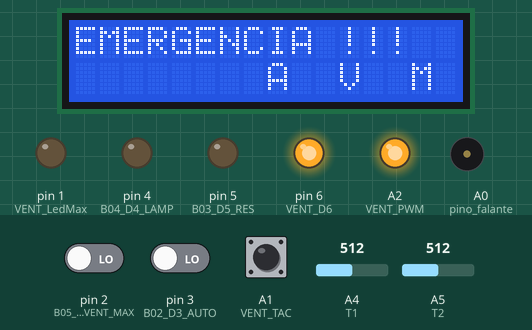
This sketch was run on a simulated Arduino Uno, built with avr-gcc and run on an emulated ATmega328P. Shown: 16×2 character LCD, output pins drawn as LEDs (lit = HIGH), buzzer (waves = sounding). Inputs (shaded band) come from the test bench; at power-on: A5 (T2) = 512, A4 (T1) = 512, pin 3 (B02_D3_AUTO) LOW, pin 2 (B05_D2_VENT_MAX) LOW, A1 (VENT_TAC) HIGH.

Above: at 3.7 s.
3.8 s: A5 (T2) set to 93
7.2 s: A5 (T2) set to 77
At 11.0 s:
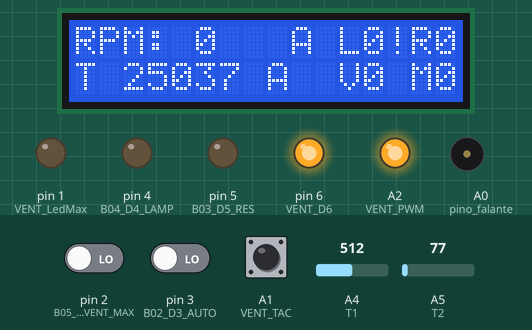
18.6 s: A5 (T2) set to 122
At 20.6 s:
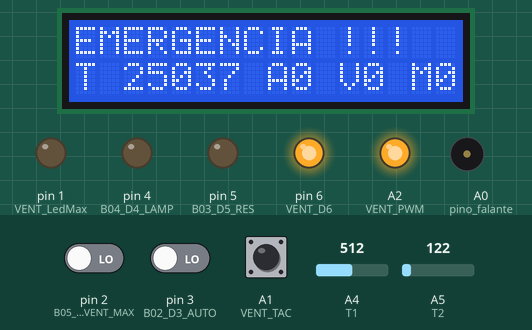
20.7 s: A4 (T1) set to 716
At 23.6 s:
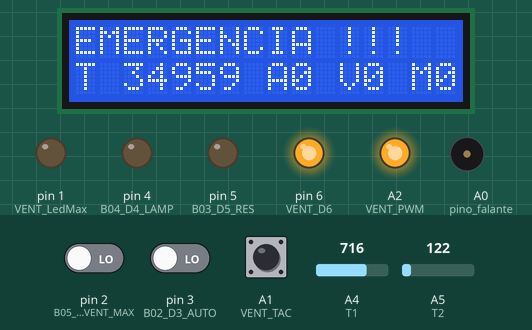
23.8 s: A4 (T1) set to 900
At 28.53 s:
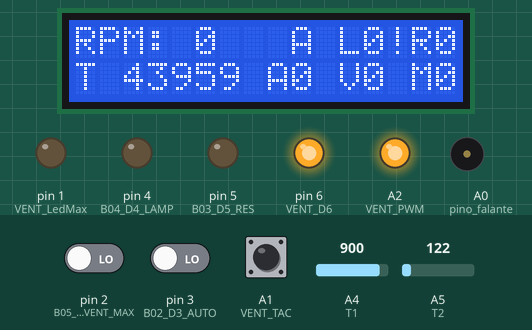
29.8 s: pin 3 (B02_D3_AUTO) driven HIGH
At 40.1 s:
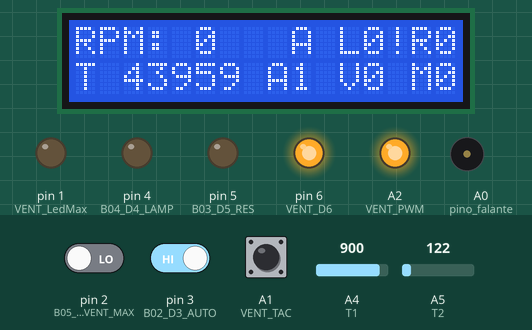
Timing chart, 0 to 41.9 s (numbered marks = the images above; inputs shaded):
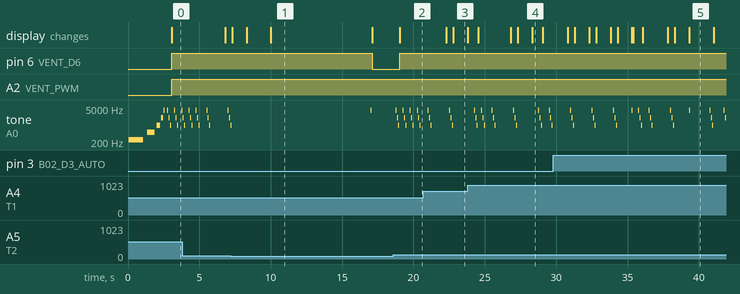

The sketch:

plantaDidaticaTeste.ino
```cpp
// ERROS
// ESTÁ TRAVANDO EM ALGUM MOMENTO, COM AS CARGAS LIGADAS.
// Só pode desligar o ventilador quando a carga estiver desligada, pois fica travado durante alguns segundos.
// Fazer um sistema de monitoramento de emergência. Está travando com a resistência ligada.

//Incluindo a Biblioteca
#include <LiquidCrystal.h>

/*
Título:  PLANTA DIDÁTICA DE TEMPERATURA
Autor:  Renato Menezes Portugal
*/

/* 00. ESTRUTURA FÍSICA
----------------------------------------
|            Led01 [Ligado]            |
|----------  Led02 [Auto]              |
||B4|B2|B5|  Led03 [Resistência]       |
||B3|B1|B6|  Led04 [Ventilador Ligado] |
|----------  Led05 [Ventilador Máximo] |
|            Led06 [Alarme]            |
----------------------------------------

---Operação-----------------------------
Após alimentar com 110vac, +5vdc, +12vdc, liga com o Botão B1, aciona o Led01.

---Observações--------------------------
Sem uma fonte adequada, a diferença da leitura da temperatura pode chegar a 5°C.

---BOTOES
B1 - ON
     Alimenta o sistema com 5v.
B2 - AUTOMÁTICO
     Inicia o controle automático
B3 - RESISTÊNCIA
     MANUAL - Liga a resistência (110vac). Cuidado com o sobreaquecimento.
B4 - LAMPADA
     MANUAL - Liga a lâmpada (110vac).
B5 - VENTILADOR VELOCIDADE MAXIMA
     AUTO - Quando em modo automático, aciona a entrada no arduino fazendo com que a velocidade esteja
     sempre na máxima.
B6 - VETILADOR LIGAR
     MANUAL - Aciona manualmente o ventilador (já na velocidade máxima)

---LEDS                      - Ligado na        - RESISTOR  - TIPO
ON                           - CARGA (5v)       - 330 Ohms  -
AUTO                         - CARGA (5v)       - 220 Ohms  - ENTRADA do Arduino
RESISTENCIA                  - CARGA (110 VAC)  - 100K Ohms -
VENTILADOR ON                - CARGA (12v)      - 800 Ohms  -
VENTILADOR VELOCiDADE MAXIMA - CARGA (5v)       - 220 Ohms  - ENTRADA do Arduino
ALARME                       - CARGA (5v)       - 220 Ohms  - SAÍDA do Arduino

---VENTILADOR
CORES    - SIGLA   - PINO -
Azul     - VENT_TAC - A1   - Arduino Recebe pulsos do Ventilador
Amarelo  - VENT_PWM - A2   - Arduino Envia PWM ao Ventilador
Vermelho - FanPos  - --   - Recebe 12v do MOC
Preto    - FanNeg  - --   - Ligado ao Terra

---RESISTENCIA 110v
Arduino - I/O   - Botão
D5      - saida - B3

---LAMPADA 110v
Arduino - I/O   - Botão
D4      - saida - B4

---TERMOMETRO 1   - LAMP
Arduino - I/O
A4      - entrada

---TERMOMETRO 2 - RESISTENCIA
Arduino - I/O
A5      - entrada

---ALARME
Arduino - I/O
A0      - saida

00.1 - Ligação Física
---LCD
Arduino	LCD
D13		RS
D12		E
D11		DB4
D10		DB5
D09		DB6
D08		DB7

Ligar:
RW no GND
V0 -> 220 Ohm -> GND
VDD -> 5v
VSS -> GND

---Alarme
A0 -> Alarme


REGRAS DE FUNCIONAMENTO
1. Temos um sério problema de atraso de leitura entre o aquecimento e o valor do LM35.
Para resolver limitaremos o acionamento da resistência por 3 segundos, e só ligará novamente com a autorização da leitura do termômetro.

2.Antes de iniciar as operações deverá passar por uma rotina de testes.
*/

/* 01. LEITURA DOS SENSORES E BOTOES */
//LCD
int RS = 13;
int E = 12;
int DB4 = 11;
int DB5 = 10;
int DB6 = 9;
int DB7 = 8;
LiquidCrystal lcd(RS, E, DB4, DB5, DB6, DB7);

/* TERMOMETRO 1 - LAMP*/
const int T1 = A4;
int T1_leitura;
int T1_temp;
int T1_temp_anterior;
int T1_temp_erro = 0;

/* TERMOMETRO 2 - RESISTENCIA*/
const int T2 = A5;
int T2_Leitura;
int T2_temp;
int T2_temp_anterior;
int T2_temp_erro;

/* BOTOES */
int B02_D3_AUTO = 3;
int B02_D3_AUTO_Leitura = 0;
int B02_D3_AUTO_Status = 0;

int B03_D5_RES = 5;
int B03_D5_RES_Status = 0;
int B03_D5_RES_Ciclo_Descida = 0;
int B03_D5_RES_Ciclo_Iteracao = 0;

int B05_D2_VENT_MAX = 2;
int B05_D2_VENT_MAX_Valor = 0;
int B05_D2_VENT_MAX_Status = 0;

/* FALANTE */
int pino_falante = A0;

/* VENTILADOR */
int VENT_D6 = 6;

float VENT_PWM = A2;
int VENT_TAC = A1;
//Velocidade de 0 a 255
int VENT_Speed_Valor = 0;
int VENT_Speed_Manual = 0;
int VENT_Speed_Status = 0;
//int Pulso = 2;
int FanRPM = 0;
double FanFrequency;

unsigned long SensorPulsTijd;
int FanValor = 0;

int B04_D4_LAMP = 4;
int B04_D4_LAMP_Status = 0;
int B04_D4_LAMP_Ciclo_Descida = 0;
int B04_D4_LAMP_Ciclo_Iteracao = 0;

int VENT_LedMax = 1;


// DEFINICOES
// NOTAS
#define NOTE_B0  31
#define NOTE_C1  33
#define NOTE_CS1 35
#define NOTE_D1  37
#define NOTE_DS1 39
#define NOTE_E1  41
#define NOTE_F1  44
#define NOTE_FS1 46
#define NOTE_G1  49
#define NOTE_GS1 52
#define NOTE_A1  55
#define NOTE_AS1 58
#define NOTE_B1  62
#define NOTE_C2  65
#define NOTE_CS2 69
#define NOTE_D2  73
#define NOTE_DS2 78
#define NOTE_E2  82
#define NOTE_F2  87
#define NOTE_FS2 93
#define NOTE_G2  98
#define NOTE_GS2 104
#define NOTE_A2  110
#define NOTE_AS2 117
#define NOTE_B2  123
#define NOTE_C3  131
#define NOTE_CS3 139
#define NOTE_D3  147
#define NOTE_DS3 156
#define NOTE_E3  165
#define NOTE_F3  175
#define NOTE_FS3 185
#define NOTE_G3  196
#define NOTE_GS3 208
#define NOTE_A3  220
#define NOTE_AS3 233
#define NOTE_B3  247
#define NOTE_C4  262
#define NOTE_CS4 277
#define NOTE_D4  294
#define NOTE_DS4 311
#define NOTE_E4  330
#define NOTE_F4  349
#define NOTE_FS4 370
#define NOTE_G4  392
#define NOTE_GS4 415
#define NOTE_A4  440
#define NOTE_AS4 466
#define NOTE_B4  494
#define NOTE_C5  523
#define NOTE_CS5 554
#define NOTE_D5  587
#define NOTE_DS5 622
#define NOTE_E5  659
#define NOTE_F5  698
#define NOTE_FS5 740
#define NOTE_G5  784
#define NOTE_GS5 831
#define NOTE_A5  880
#define NOTE_AS5 932
#define NOTE_B5  988
#define NOTE_C6  1047
#define NOTE_CS6 1109
#define NOTE_D6  1175
#define NOTE_DS6 1245
#define NOTE_E6  1319
#define NOTE_F6  1397
#define NOTE_FS6 1480
#define NOTE_G6  1568
#define NOTE_GS6 1661
#define NOTE_A6  1760
#define NOTE_AS6 1865
#define NOTE_B6  1976
#define NOTE_C7  2093
#define NOTE_CS7 2217
#define NOTE_D7  2349
#define NOTE_DS7 2489
#define NOTE_E7  2637
#define NOTE_F7  2794
#define NOTE_FS7 2960
#define NOTE_G7  3136
#define NOTE_GS7 3322
#define NOTE_A7  3520
#define NOTE_AS7 3729
#define NOTE_B7  3951
#define NOTE_C8  4186
#define NOTE_CS8 4435
#define NOTE_D8  4699
#define NOTE_DS8 4978

// 4.2. SONORIZACAO
int noteDuration;
int qntNotas = 5;
int melody[] = {
  NOTE_B3,NOTE_B4,NOTE_B5,NOTE_B6,NOTE_B7
};
/* DURACAO DAS NOTAS
1 - 250 ms
2 - 125 ms
4 - 62,5 ms
8 - 31,25 ms
16 - 15,625 ms
*/
int noteDurations[] = {
  1,2,4,8,16 };
int temp_delay;

long TempoTotal, TempoCiclo;

//__INI setup_______________________________
void setup() {
// LCD
lcd.begin(16, 2);

// VENTILADOR
pinMode(VENT_PWM, OUTPUT);
pinMode(VENT_TAC, INPUT);
lcd.setCursor(11, 1);
lcd.print("V");
// LedMax
pinMode(VENT_LedMax, OUTPUT);
pinMode(B05_D2_VENT_MAX, INPUT);
lcd.setCursor(14, 1);
lcd.print("M");
pinMode(VENT_D6, OUTPUT);
digitalWrite(VENT_TAC,HIGH);

//Inicia com o ventilador desligado
digitalWrite(VENT_D6, LOW);
//Inicia com a velocidade baixa
analogWrite(VENT_PWM, VENT_Speed_Valor);


// AUTO
pinMode(B02_D3_AUTO, INPUT);
lcd.setCursor(8, 1);
lcd.print("A");

// RESISTÊNCIA
pinMode(B03_D5_RES, OUTPUT);
digitalWrite(B03_D5_RES, LOW);

// LÂMPADA
pinMode(B04_D4_LAMP, OUTPUT);
digitalWrite(B04_D4_LAMP, LOW);

// ALARME
  for (int i = 0; i < qntNotas; i++) {

    // to calculate the note duration, take one second
    // divided by the note type.
    //e.g. quarter note = 1000 / 4, eighth note = 1000/8, etc.
    noteDuration = 1000/noteDurations[i];
    tone(pino_falante, melody[i],noteDuration);

    // to distinguish the notes, set a minimum time between them.
    // the note's duration + 30% seems to work well:
    int pauseBetweenNotes = noteDuration * 1.30;
    delay(pauseBetweenNotes);
    // stop the tone playing:
    noTone(pino_falante);
  }

// 5. TEMPORIZADOR
TempoTotal = 0;

// TERMÔMETRO 01
pinMode(T1, INPUT);

// TERMÔMETRO 02
pinMode(T2, INPUT);


     Inicio();

}
//__FIM setup_______________________________

void loop() {
	// TEMPORIZADOR
	TempoTotal = millis();
	TempoCiclo = 0;
	TempoCiclo = millis();

     //_CICLO 250ms
     if ((TempoTotal % 250) == 1){
          //LEITURA T2
          T2_Leitura = analogRead(T2);
          T2_temp = (float(T2_Leitura)*5/(1023))/0.01;

          if (T2_temp > T2_temp_anterior){
               if ((T2_temp - T2_temp_anterior) > 3 ){
                    T2_temp_erro = 1;
               }else{
                    T2_temp_anterior = T2_temp;
               }
          }else{
               if ((T2_temp_anterior - T2_temp) > 3 ){
                    T2_temp_erro = 1;
               }else{
                    T2_temp_anterior = T2_temp;
               }
          }

          if(T2_temp > 40){
               Apito3();
               LigarVentilador(255);
               // Desliga Luz
               digitalWrite(B04_D4_LAMP,LOW);
               // Desliga Resistência
               digitalWrite(B03_D5_RES,LOW);
               lcd.setCursor(0, 0);
               lcd.print("EMERGENCIA !!!  ");
          }

     }

     //CICLO 500 milisegundos
     if ((TempoTotal % 500) == 1){

          //__________________________________________
          //__INI - VENTILADOR________________________
          SensorPulsTijd = pulseIn(VENT_TAC, LOW);
          lcd.setCursor(0, 0);
          // lcd.print(SensorPulsTijd);
          if(SensorPulsTijd < 99999){
               FanFrequency = 1000000/SensorPulsTijd;
               FanRPM = 1000*FanFrequency/60;
          }else{
               FanRPM = 0;
          }

          // Indicador de Ventilador Ligado
          if (FanRPM == 0){
               lcd.setCursor(0, 0);
               lcd.print("RPM: 0   ");
               lcd.setCursor(12, 1);
               lcd.print("0");
          }else{
               lcd.setCursor(12, 1);
               lcd.print("1");
          }

          // Mostra no LCD
          if (FanRPM < 1000){
               lcd.setCursor(0, 0);
               lcd.print("RPM: ");
               lcd.print(FanRPM);
               lcd.print(" ");
          }

          if ((FanRPM > 999) && (FanRPM < 3200)){
               lcd.setCursor(0, 0);
               lcd.print("RPM: ");
               lcd.print(FanRPM);
          }

          //LED DE VELOCIDADE MÁXIMA DO VENTILADOR
          if ((FanRPM > 2600) && (FanRPM < 3200)){
               digitalWrite(VENT_LedMax,HIGH);
               lcd.setCursor(15, 1);
               lcd.print("1");
          }else{
               digitalWrite(VENT_LedMax,LOW);
               lcd.setCursor(15, 1);
               lcd.print("0");
          }


          //__________________________________________
          //__FIM - VENTILADOR________________________

          // //Muda velocidade só quando há mudança do botão B05 ou no modo AUTOMATICO
          // if (VENT_Speed_Valor > VENT_Speed_Manual){
          //      if(VENT_Speed_Valor != VENT_Speed_Status){
          //      VENT_Speed_Status = VENT_Speed_Valor;
          //      analogWrite(VENT_PWM, VENT_Speed_Valor);
          //      }
          // }else{
          //      if(VENT_Speed_Manual != VENT_Speed_Status){
          //      VENT_Speed_Status = VENT_Speed_Manual;
          //      analogWrite(VENT_PWM, VENT_Speed_Manual);
          //      }
          // }

          // if ((T1_temp_erro == 0) && (T2_temp_erro == 0)){
          //      B02_D3_AUTO_Leitura = digitalRead(B02_D3_AUTO);
          // }else{
          //      B02_D3_AUTO_Leitura = 0;
          //      Apito();
          // }

          // Lâmpada no LCD
          lcd.setCursor(11, 0);
          lcd.print("L");
          lcd.setCursor(12, 0);
          lcd.print(B04_D4_LAMP_Status);

          //Resistência no LCD
          lcd.setCursor(14, 0);
          lcd.print("R");
          lcd.setCursor(15, 0);
          lcd.print(B03_D5_RES_Status);

     }

     //CICLO 1 SEGUNDO - INICIO
     if ((TempoTotal % 1000) == 1){

          //__________________________________________
          //__INI - TEMPERATURA_______________________
          //LEITURA T1
          T1_leitura = analogRead(T1);
          T1_temp = (float(T1_leitura)*5/(1023))/0.01;

          if (T1_temp > T1_temp_anterior){
               if ((T1_temp - T1_temp_anterior) > 3 ){
                    T1_temp_erro = 1;
               }else{
                    T1_temp_anterior = T1_temp;
               }
          }else{
               if ((T1_temp_anterior - T1_temp) > 3 ){
                    T1_temp_erro = 1;
               }else{
                    T1_temp_anterior = T1_temp;
               }
          }


          //IMPRIME TEMPERATURA NO LCD
          lcd.setCursor(0, 1);
          lcd.print("T");
          lcd.setCursor(2, 1);
          lcd.print(T1_temp);
          lcd.setCursor(5, 1);
          lcd.print(T2_temp);
          //__________________________________________
          //__FIM - TEMPERATURA_______________________


     }

     //CICLO 2 SEGUNDOS - INICIO
     if ((TempoTotal % 2000) == 1){
          Apito();

          // Ciclo automático
          B02_D3_AUTO_Leitura = digitalRead(B02_D3_AUTO);
          if(B02_D3_AUTO_Leitura){
               lcd.setCursor(9, 1);
               lcd.print("1");

               // --LÂMPADA--------------------------------------------
               // --INI - MODO FULL------------------------------------
               //AO CHEGAR NA TEMPERATURA DE 31 GRAUS A LAMPADA DESLIGA
               if (T1_temp > 29){
                    if(B04_D4_LAMP_Status){

                         digitalWrite(B04_D4_LAMP,LOW);
                         B04_D4_LAMP_Status = 0;
                         B04_D4_LAMP_Ciclo_Descida = 1;
                         // Iterações
                         B04_D4_LAMP_Ciclo_Iteracao = 0;
                         // lcd.setCursor(9, 0);
                         // lcd.print(B04_D4_LAMP_Ciclo_Iteracao);
                         // lcd.print(" ");

                         // LigarVentilador(255);
                    }
               }else{
                    // Funcionando ok, alternado, liga e desliga
                    if(B04_D4_LAMP_Ciclo_Descida == 0){
                         if((B04_D4_LAMP_Ciclo_Iteracao % 2) == 1){
                              digitalWrite(B04_D4_LAMP,HIGH);
                         }else{
                              digitalWrite(B04_D4_LAMP,LOW);
                         }

                         B04_D4_LAMP_Ciclo_Iteracao = B04_D4_LAMP_Ciclo_Iteracao + 1;
                         // lcd.setCursor(9, 0);
                         // lcd.print(B04_D4_LAMP_Ciclo_Iteracao);

                         // DesligarVentilador();

                    }else{

                    }

                    // // Testar novo modelo para ligar a cada 4 iterações, e desligar nas outras
                    // if(B04_D4_LAMP_Ciclo_Descida == 0){
                    //      if((B04_D4_LAMP_Ciclo_Iteracao % 4) == 1){
                    //           digitalWrite(B04_D4_LAMP,HIGH);
                    //      }else{
                    //           digitalWrite(B04_D4_LAMP,LOW);
                    //      }

                    //      B04_D4_LAMP_Ciclo_Iteracao = B04_D4_LAMP_Ciclo_Iteracao + 1;
                    //      // lcd.setCursor(9, 0);
                    //      // lcd.print(B04_D4_LAMP_Ciclo_Iteracao);

                    //      // DesligarVentilador();

                    // }
               }

               //AO CHEGAR NA TEMPERATURA DE 28 GRAUS A LAMPADA LIGA
               if (T1_temp < 28){

                    // digitalWrite(B04_D4_LAMP,HIGH);

                    B04_D4_LAMP_Status = 1;
                    B04_D4_LAMP_Ciclo_Descida = 0;


               }
               // --FIM - MODO FULL------------------------------------
               // -----------------------------------------------------

               // --RESISTÊNCIA----------------------------------------
               if (T2_temp > 32){
                    LigarVentilador(255);
                    if(B03_D5_RES_Status){
                         // Desliga a Resistência
                         digitalWrite(B03_D5_RES,LOW);
                         B03_D5_RES_Status = 0;
                         B03_D5_RES_Ciclo_Descida = 1;
                         // Iterações
                         B03_D5_RES_Ciclo_Iteracao = 0;
                    }
               }else{
                    // Subida
                    if(B03_D5_RES_Ciclo_Descida == 0){
                         if((B03_D5_RES_Ciclo_Iteracao % 4) == 1){
                              digitalWrite(B03_D5_RES,HIGH);
                         }else{
                              digitalWrite(B03_D5_RES,LOW);
                         }
                              B03_D5_RES_Ciclo_Iteracao = B03_D5_RES_Ciclo_Iteracao + 1;

                    }else{
                         // Descida
                         if(T2_temp < 28){
                              if ((FanRPM > 2600) && (FanRPM < 3200)){
                                   analogWrite(VENT_PWM, 0);
                              }
                         }
                         if(T2_temp < 27){
                              DesligarVentilador();
                         }
                    }
               }

               if (T2_temp < 26){
                    if (B03_D5_RES_Status == 0){
                         // digitalWrite(B03_D5_RES,HIGH);
                         B03_D5_RES_Status = 1;
                         B03_D5_RES_Ciclo_Descida = 0;
                    }
               }
               // -----------------------------------------------------

               B05_D2_VENT_MAX_Valor = digitalRead(B05_D2_VENT_MAX);

               if((B05_D2_VENT_MAX_Valor)&&(FanRPM != 0)){
                    if(VENT_Speed_Valor != 255){
                         VENT_Speed_Valor = 255;
                         analogWrite(VENT_PWM, VENT_Speed_Valor);
                         // lcd.setCursor(15, 1);
                         // lcd.print("1");
                    }


                    if((FanRPM > 999) && (FanRPM < 2500)){
                         Apito2();
                    }
                    if(FanRPM < 1000){
                         Apito3();
                    }
               }else{
                    if(VENT_Speed_Valor != 0){
                         VENT_Speed_Valor = 0;
                         analogWrite(VENT_PWM, VENT_Speed_Valor);
                         // lcd.setCursor(15, 1);
                         // lcd.print("0");
                    }
               }

          }else{
               lcd.setCursor(9, 1);
               lcd.print("0");
               // Desliga Luz
               digitalWrite(B04_D4_LAMP,LOW);
               // Desliga Resistência
               digitalWrite(B03_D5_RES,LOW);
               // Desliga Ventilador
               digitalWrite(VENT_D6,LOW);


               B05_D2_VENT_MAX_Valor = digitalRead(B05_D2_VENT_MAX);

               if((B05_D2_VENT_MAX_Valor)&&(FanRPM != 0)){
                    if(VENT_Speed_Valor != 255){
                         VENT_Speed_Valor = 255;
                         analogWrite(VENT_PWM, VENT_Speed_Valor);
                         // lcd.setCursor(15, 1);
                         // lcd.print("1");
                    }


                    if((FanRPM > 999) && (FanRPM < 2500)){
                         Apito2();
                    }
                    if(FanRPM < 1000){
                         Apito3();
                    }
               }else{
                    if(VENT_Speed_Valor != 0){
                         VENT_Speed_Valor = 0;
                         analogWrite(VENT_PWM, VENT_Speed_Valor);
                         // lcd.setCursor(15, 1);
                         // lcd.print("0");
                    }
               }
          }


     }

}
//__fim do loop()
//__FIM DO PROGRAMA________________

//_________________________________
//__Funções________________________

// Inicio
int Inicio(){
     // VENTILADOR
     // digitalWrite(VENT_D6, HIGH);
     // lcd.setCursor(11, 1);
     // lcd.print("V");


     // LM35
     // Lâmpada
     // T1_leitura = analogRead(T1);
     // T1_temp = (float(T1_leitura)*5/(1023))/0.01;
     // lcd.setCursor(11, 0);
     // lcd.print(T1_temp);

     // Resistência
     // T2_Leitura = analogRead(T2);
     // T2_temp = (float(T2_Leitura)*5/(1023))/0.01;
     // lcd.setCursor(14, 0);
     // lcd.print(T2_temp);

}

int LigarVentilador(int pwm){
     digitalWrite(VENT_D6, HIGH);
     analogWrite(VENT_PWM, pwm);
}

int DesligarVentilador(){
     digitalWrite(VENT_D6, LOW);
}

// Apito
int Apito(){
    tone(pino_falante, NOTE_B7,20);
    delay(100);
}
int Apito2(){
    tone(pino_falante, NOTE_B7,20);
    delay(100);
    noTone(pino_falante);
    tone(pino_falante, NOTE_B6,20);
    delay(100);
}
int Apito3(){
    tone(pino_falante, NOTE_B7,20);
    delay(100);
    noTone(pino_falante);
    tone(pino_falante, NOTE_B6,20);
    delay(100);
    noTone(pino_falante);
    tone(pino_falante, NOTE_B5,20);
    delay(100);
    noTone(pino_falante);
}
//_________________________________
```

Measured:
- the behaviour switches between 84 and 83 on A5 (T2) (found by bisection; images 0 and 1)
- after the input at 18.6 s, pin 6 (VENT_D6): LOW → HIGH after 0.45 s; tone on A0 (pino_falante): silent → 3951 Hz after 0.15 s, then repeats every 0.50 s: silent 0.08 s, 1976 Hz 0.02 s, silent 0.08 s, 988 Hz 0.02 s, silent 0.28 s, 3951 Hz 0.02 s; the display: changes after 0.45 s (image 2)
- after the input at 20.7 s, the display: first changes after 1.6 s (image 3 shows a later state)
- after the input at 23.8 s, the display: first differs from a run without the input after 4.5 s (image 4)
- after the input at 29.8 s, pin 6 (VENT_D6): stays HIGH (without the input it goes to LOW after 5.6 s); the display: first differs from a run without the input after 5.6 s (image 5)
- what the display in image 1 shows lasts 7.1 s, from 10.0 s to 17.1 s
- what the display in image 4 shows lasts 0.8 s, from 28.3 s to 29.1 s
